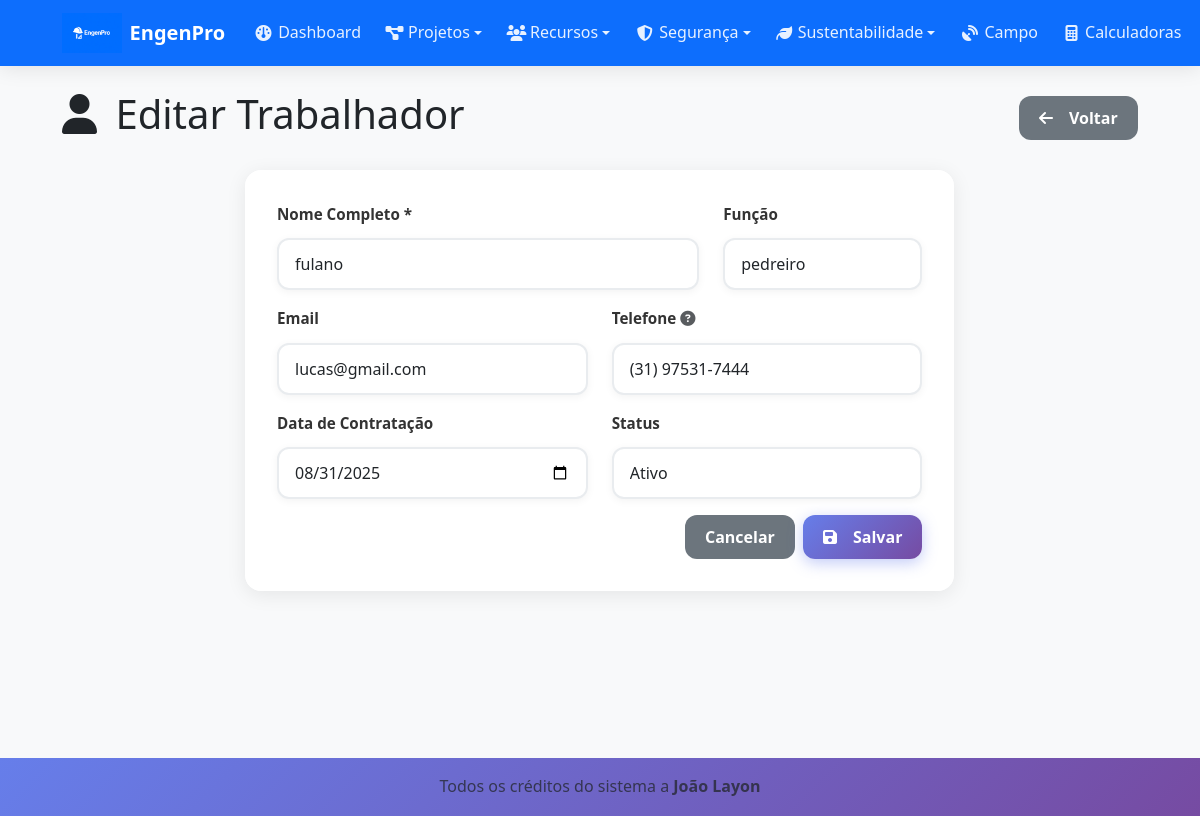
The app's page /training/workers/1/edit (signed in) with its own data.
### tables this page shows
CREATE TABLE workers (
    id INTEGER PRIMARY KEY AUTOINCREMENT,
    name TEXT NOT NULL,
    role TEXT,
    email TEXT,
    phone TEXT,
    hire_date DATE,
    status TEXT DEFAULT 'active',
    created_at TIMESTAMP DEFAULT CURRENT_TIMESTAMP
);

### blueprints/training.py (the view, shortened to what this page needs)
@training_bp.route('/workers/<int:worker_id>/edit', methods=['GET', 'POST'])
def edit_worker(worker_id):
    if 'user_id' not in session:
        return redirect(url_for('auth.login'))
    db = get_db()
    worker = db.execute('SELECT * FROM workers WHERE id = ?', (worker_id,)).fetchone()
    if not worker:
        flash('Trabalhador não encontrado', 'error')
        return redirect(url_for('training.workers'))
    return render_template('training/worker_form.html', worker=worker)

### blueprints/training.py (called while the page is built)
def get_db():
    from flask import current_app
    return current_app.get_db()

### templates/training/worker_form.html (shortened to what this page needs)
{% extends "base.html" %}
{% block content %}
<div class="d-flex justify-content-between align-items-center mb-4">
    <h1>
        <i class="fas fa-user me-2"></i>
        {{ 'Editar' if worker else 'Novo' }} Trabalhador
    </h1>
    <a href="{{ url_for('training.workers') }}" class="btn btn-secondary">
        <i class="fas fa-arrow-left me-2"></i>
        Voltar
    </a>
</div>
<div class="row justify-content-center">
    <div class="col-md-8">
        <div class="card">
            <div class="card-body">
                <form method="POST">
                    <div class="row">
                        <div class="col-md-8 mb-3">
                            <label for="name" class="form-label">Nome Completo *</label>
                            <input type="text" class="form-control" id="name" name="name"
                                   value="{{ worker.name if worker else '' }}" required>
                        </div>
                        <div class="col-md-4 mb-3">
                            <label for="role" class="form-label">Função</label>
                            <input type="text" class="form-control" id="role" name="role"
                                   value="{{ worker.role if worker else '' }}"
                                   placeholder="Ex: Pedreiro, Soldador">
                        </div>
                    </div>
                    <div class="row">
                        <div class="col-md-6 mb-3">
                            <label for="email" class="form-label">Email</label>
                            <input type="email" class="form-control" id="email" name="email"
                                   value="{{ worker.email if worker else '' }}">
                        </div>
                        <div class="col-md-6 mb-3">
                            <label for="phone" class="form-label">Telefone</label>
                            <input type="text" class="form-control" id="phone" name="phone"
                                   value="{{ worker.phone if worker else '' }}"
                                   placeholder="(11) 9999-9999">
                        </div>
                    </div>
                    <div class="row">
                        <div class="col-md-6 mb-3">
                            <label for="hire_date" class="form-label">Data de Contratação</label>
                            <input type="date" class="form-control" id="hire_date" name="hire_date"
                                   value="{{ worker.hire_date if worker else '' }}">
                        </div>
                        <div class="col-md-6 mb-3">
                            <label for="status" class="form-label">Status</label>
                            <select class="form-control" id="status" name="status">
                                <option value="active" {{ 'selected' if worker and worker.status == 'active' else '' }}>Ativo</option>
                            </select>
                        </div>
                    </div>
                    <div class="d-flex justify-content-end gap-2">
                        <a href="{{ url_for('training.workers') }}" class="btn btn-secondary">Cancelar</a>
                        <button type="submit" class="btn btn-primary">
                            <i class="fas fa-save me-2"></i>
                            Salvar
                        </button>
                    </div>
                </form>
            </div>
        </div>
    </div>
</div>
{% endblock %}

### static/css/style.css (style rules this page uses)
:root { --primary-color: #0d6efd; --success-color: #198754; --warning-color: #ffc107; --danger-color: #dc3545; --info-color: #0dcaf0; --dark-color: #212529; --light-color: #f8f9fa; --border-radius: 0.375rem; --box-shadow: 0 0.125rem 0.25rem rgba(0, 0, 0, 0.075); --box-shadow-lg: 0 1rem 3rem rgba(0, 0, 0, 0.175); }
body { font-family: 'Segoe UI', Tahoma, Geneva, Verdana, sans-serif; background-color: #f8f9fa; line-height: 1.6; }
.card { border: none; box-shadow: var(--box-shadow); transition: all 0.3s ease; border-radius: var(--border-radius); }
.btn { border-radius: var(--border-radius); font-weight: 500; transition: all 0.3s ease; border-width: 1px; }
.form-control, .form-select { border-radius: var(--border-radius); border-color: #ced4da; transition: all 0.3s ease; }
.form-label { font-weight: 600; color: var(--dark-color); margin-bottom: 0.5rem; }
* { box-sizing: border-box; }
html { scroll-behavior: smooth; -webkit-text-size-adjust: 100%; }
body { -webkit-overflow-scrolling: touch; touch-action: manipulation; }
.card { border: none; border-radius: 16px; box-shadow: 0 4px 20px rgba(0,0,0,0.08); transition: all 0.4s cubic-bezier(0.175, 0.885, 0.32, 1.275); overflow: hidden; margin-bottom: 1.5rem; backdrop-filter: blur(10px); background: rgba(255, 255, 255, 0.95); }
.card-body { padding: 1.5rem; }
.btn { min-height: 44px; padding: 0.75rem 1.5rem; border-radius: 12px; font-weight: 600; border: none; position: relative; overflow: hidden; transition: all 0.3s cubic-bezier(0.175, 0.885, 0.32, 1.275); text-decoration: none; display: inline-flex; align-items: center; justify-content: center; gap: 0.5rem; font-size: 0.95rem; cursor: pointer; user-select: none; -webkit-tap-highlight-color: transparent; }
.btn::before { content: ''; position: absolute; top: 0; left: -100%; width: 100%; height: 100%; background: linear-gradient(90deg, transparent, rgba(255,255,255,0.3), transparent); transition: left 0.6s; }
.btn-primary { background: linear-gradient(135deg, #667eea 0%, #764ba2 100%); color: white; box-shadow: 0 4px 15px rgba(102, 126, 234, 0.4); }
.form-label { font-weight: 600; color: #333; margin-bottom: 0.75rem; font-size: 0.95rem; }
.form-control, .form-select { min-height: 48px; padding: 0.875rem 1rem; border: 2px solid #e9ecef; border-radius: 12px; font-size: 1rem; transition: all 0.3s ease; background: white; box-shadow: 0 2px 8px rgba(0,0,0,0.05); }
.form-control::placeholder { color: #adb5bd; font-weight: 400; }
@media (min-width: 414px) { .btn { font-size: 1rem; } }
@media (min-width: 414px) { .card-body { padding: 1.75rem; } }
@media (min-width: 768px) { .card { margin-bottom: 2rem; } }
@media (min-width: 768px) { .card-body { padding: 2rem; } }
@media (min-width: 768px) { .btn { min-height: 40px; padding: 0.625rem 1.25rem; } }
@media (min-width: 768px) { .form-control, .form-select { min-height: 44px; padding: 0.75rem 1rem; } }
.btn, .card, .nav-link, .dropdown-item, .table tbody tr { -webkit-tap-highlight-color: transparent; touch-action: manipulation; }
.btn, .form-control, .form-select, .nav-link { min-height: 44px; }
* { -webkit-transform: translateZ(0); transform: translateZ(0); }
.card, .btn, .navbar, .table-responsive { will-change: transform; backface-visibility: hidden; perspective: 1000px; }

### records on screen
workers: name "fulano", role "pedreiro", email "lucas@gmail.com", phone "(31) 97531-7444", hire_date "08/31/2025"

### other values on screen
{{ 'Editar' if worker else 'Novo' }} "Editar"
